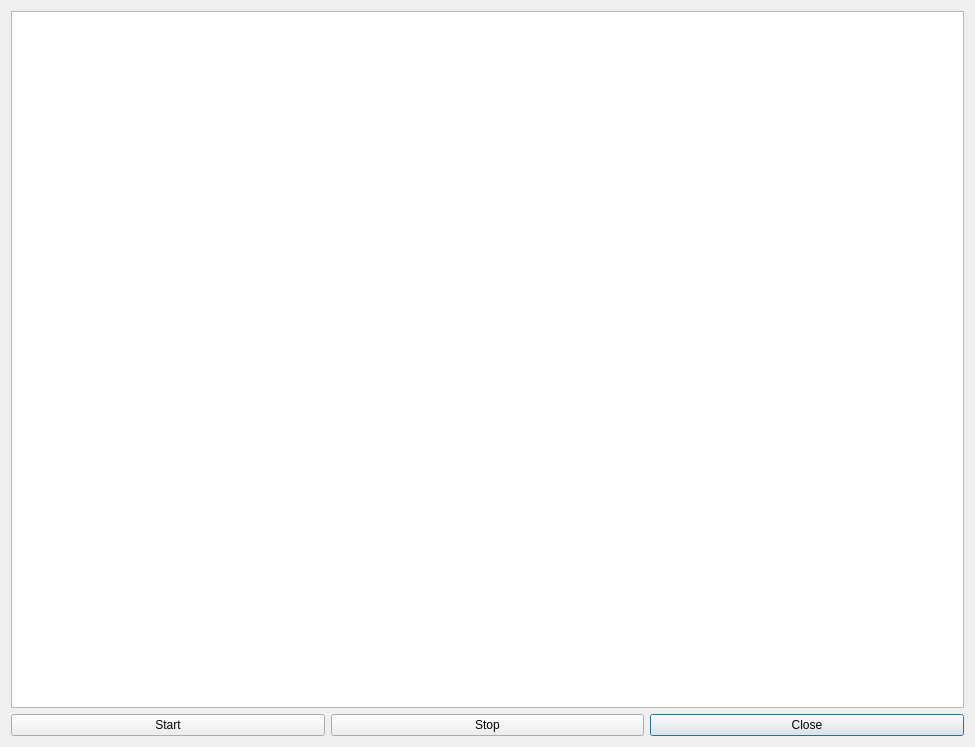
<?xml version="1.0" encoding="UTF-8"?>
<ui version="4.0">
 <class>wndradar</class>
 <widget class="QDialog" name="wndradar">
  <property name="geometry">
   <rect>
    <x>0</x>
    <y>0</y>
    <width>975</width>
    <height>747</height>
   </rect>
  </property>
  <property name="windowTitle">
   <string>Dialog</string>
  </property>
  <layout class="QGridLayout" name="gridLayout">
   <item row="1" column="2">
    <widget class="QPushButton" name="btnClose">
     <property name="text">
      <string>Close</string>
     </property>
    </widget>
   </item>
   <item row="1" column="0">
    <widget class="QPushButton" name="btnStartAcquisition">
     <property name="text">
      <string>Start</string>
     </property>
    </widget>
   </item>
   <item row="1" column="1">
    <widget class="QPushButton" name="btnStop">
     <property name="text">
      <string>Stop</string>
     </property>
    </widget>
   </item>
   <item row="0" column="0" colspan="3">
    <widget class="QTableWidget" name="tblParams"/>
   </item>
  </layout>
 </widget>
 <resources/>
 <connections/>
</ui>
